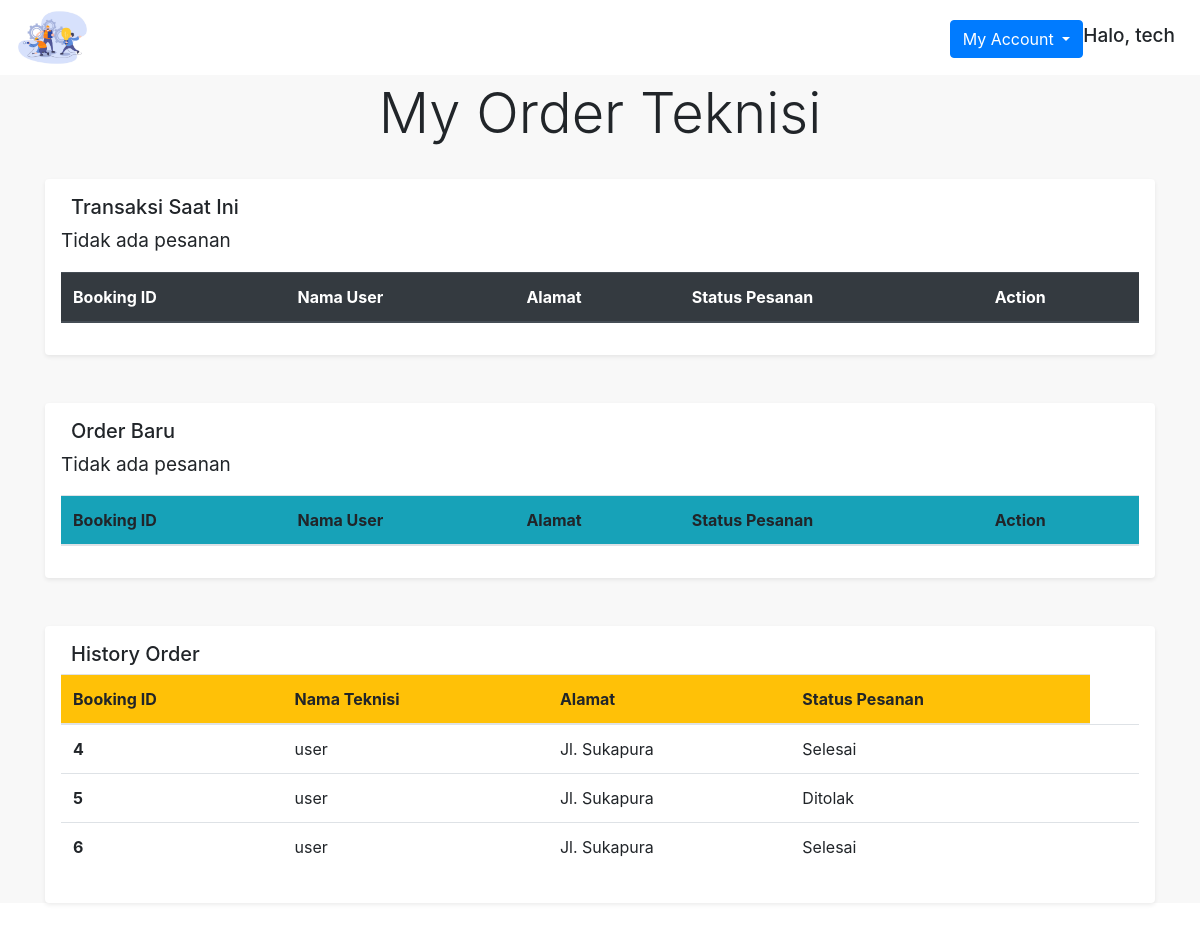
The app's page /my_order_teknisi.php (signed in) with its own data.
### tables this page shows
CREATE TABLE `pesan` (
  `id` int(10) NOT NULL,
  `description` text DEFAULT NULL,
  `id_user` int(10) NOT NULL,
  `id_technician` int(10) NOT NULL,
  `status` varchar(30) NOT NULL DEFAULT 'Menunggu Konfirmasi',
  `review` varchar(255) DEFAULT NULL,
  `rating` int(2) DEFAULT NULL
);

CREATE TABLE `user` (
  `id` int(10) NOT NULL,
  `nama` varchar(50) NOT NULL,
  `email` varchar(50) NOT NULL,
  `password` varchar(100) NOT NULL,
  `no_hp` varchar(13) DEFAULT NULL,
  `alamat` varchar(300) DEFAULT NULL,
  `gambar` text DEFAULT NULL,
  `roles` varchar(10) NOT NULL DEFAULT 'User'
);

### my_order_teknisi.php (the view, shortened to what this page needs)
<?php
$idTech = $_SESSION['id'];
?>
<!DOCTYPE html>
<html>
<head>
  <link rel="stylesheet" href="https://cdn.jsdelivr.net/npm/bootstrap@4.5.3/dist/css/bootstrap.min.css">
  <link rel="stylesheet" type="text/css" href="style.css">
</head>
<body>
  <div class="top container-fluid fixed-top ">
    <img class="logo_navbar" src="gambar\logo.png">
    <div class="dropdown">
      <h5 class="halo">Halo, <?= $_SESSION['nama']; ?></h5>
      <a class="btn btn-primary dropdown-toggle" href="#" role="button" id="dropdownMenuLink" data-toggle="dropdown" aria-haspopup="true" aria-expanded="false">
        My Account
      </a>
    </div>
  </div>
  <div class="isi_body">
    <h1 style="text-align: center;" class="display-4">My Order Teknisi</h1><br>
    <div class="container">
      <div class="shadow-sm p-3 mb-5 bg-white rounded">
        <div class="sm-12" style="background: white; padding-left:10px;">
          <h5>Transaksi Saat Ini</h5>
        </div>
        <table class="table">
          <thead class="thead-dark">
            <tr>
              <th scope="col">Booking ID</th>
              <th scope="col">Nama User</th>
              <th scope="col">Alamat</th>
              <th scope="col">Status Pesanan</th>
              <th scope="col">Action</th>
            </tr>
          </thead>
          <tbody>
            <?php
            $conn = koneksi();
            $query = mysqli_query($conn, "SELECT * FROM pesan WHERE id_technician='$idTech' AND status!='Selesai' AND status!='Menunggu Konfirmasi' AND status!='Ditolak'");
            if (mysqli_num_rows($query) == 0) {
            ?>
              <p>Tidak ada pesanan</p>
            <?php } ?>
          </tbody>
        </table>
      </div>
      <div class="shadow-sm p-3 mb-5 bg-white rounded">
        <div class="sm-12" style="background: white; padding-left:10px;">
          <h5>Order Baru</h5>
        </div>
        <table class="table">
          <thead class="thead bg-info">
            <tr>
              <th scope="col">Booking ID</th>
              <th scope="col">Nama User</th>
              <th scope="col">Alamat</th>
              <th scope="col">Status Pesanan</th>
              <th scope="col">Action</th>
            </tr>
          </thead>
          <tbody>
            <?php
            $conn = koneksi();
            $query = mysqli_query($conn, "SELECT * FROM pesan WHERE id_technician='$idTech' AND status='Menunggu Konfirmasi'");
            if (mysqli_num_rows($query) == 0) {
            ?>
              <p>Tidak ada pesanan</p>
            <?php } ?>
          </tbody>
        </table>
      </div>
      <div class="shadow-sm p-3 mb-5 bg-white rounded">
        <div class="sm-12" style="background: white; padding-left:10px;">
          <h5>History Order</h5>
        </div>
        <table class="table">
          <thead class="thead bg-warning">
            <tr>
              <th scope="col">Booking ID</th>
              <th scope="col">Nama Teknisi</th>
              <th scope="col">Alamat</th>
              <th scope="col">Status Pesanan</th>
            </tr>
          </thead>
          <tbody>
            <?php
            $conn = koneksi();
            $query = mysqli_query($conn, "SELECT * FROM pesan WHERE id_technician='$idTech' AND status='Selesai' OR status='Ditolak'");
            if (mysqli_num_rows($query) == 0) {
            ?>
              <p>Tidak ada pesanan</p>
            <?php } else {
            ?>
              <?php foreach ($query as $d) {
                $id = $d['id_user'];
                $q = mysqli_query($conn, "SELECT * FROM user WHERE id='$id'");
                $data = mysqli_fetch_assoc($q);
              ?>
                <tr>
                  <th scope="row"><?= $d['id']; ?></th>
                  <td><?= $data['nama']; ?></td>
                  <td><?= $data['alamat']; ?></td>
                  <td><?= $d['status']; ?></td>
                  <td>
                  </td>
                </tr>
            <?php }
            } ?>
          </tbody>
        </table>
      </div>
    </div>
  </div>
</body>
</html>

### style.css (style rules this page uses)
.top { background-color:white; }
.dropdown { float: right; margin-top: 20px; }
.halo { float: right; margin-top: 5px; padding-right: 10px; text-align: right; font-size: 19px; }
p { font-size: 19px; }
.logo_navbar { width: 75px; height: 75px; }
.isi_body { background-color:#F8F8F8; margin-top: 60px; padding-top: 20px; }

### records on screen
pesan: id "4", id_user.nama "user", id_user.alamat "Jl. Sukapura", status "Selesai"
pesan: id "5", id_user.nama "user", id_user.alamat "Jl. Sukapura", status "Ditolak"
pesan: id "6", id_user.nama "user", id_user.alamat "Jl. Sukapura", status "Selesai"

### other values on screen
$_SESSION['nama'] "tech"
